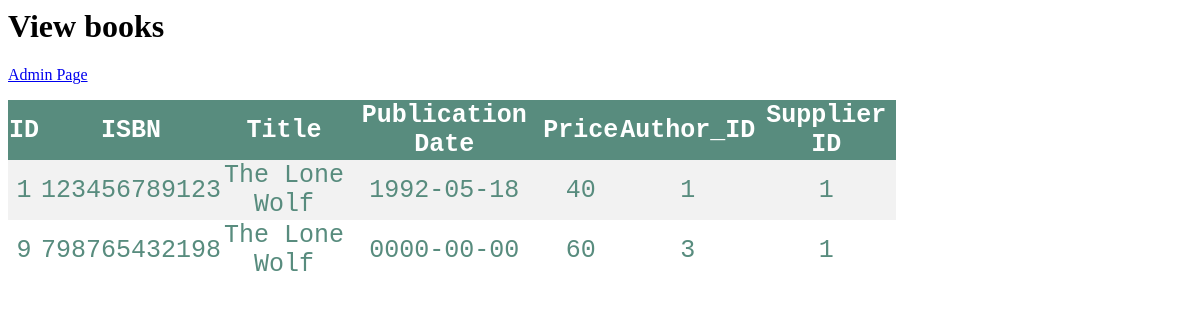
The page /viewbook.php (signed in) on the database its author committed.
### tables this page shows
CREATE TABLE `books` (
  `id` int(11) NOT NULL,
  `ISBN` bigint(11) NOT NULL,
  `Title` varchar(100) NOT NULL,
  `Publication_Date` date NOT NULL,
  `Price` int(11) NOT NULL,
  `Author_ID` int(11) NOT NULL,
  `code` int(11) NOT NULL,
  `ItemNumber` int(11) NOT NULL,
  `supplier_ID` int(11) NOT NULL
);

### viewbook.php (the view, shortened to what this page needs)
<html>
<h1>View books</h1>
	<a href = "adminpage.php"> Admin Page </a>
<body onload>
<?php
    include ("connection.php");
        $bookq = "select * from books";
        $bs = mysqli_query($con, $bookq);
        if($bs && mysqli_num_rows($bs) > 0)
        {
            echo "<form method = 'post' action = ''>";
            echo "<table id = 'table1'>
                <tr>
                <th> ID </th>
                <th> ISBN </th>
                <th> Title </th>
                <th> Publication Date </th>
                <th> Price </th>
                <th> Author_ID</th>
                <th> Supplier ID</th>
                </tr>";
            while($row = $bs -> fetch_assoc())
            {
                echo "
                <tr>
                <td> " .$row['id']. "</td>
                <td> " .$row['ISBN']. "</td>
                <td> " .$row['Title']. "</td>
                <td> " .$row['Publication_Date']. "</td>
                <td> " .$row['Price']. "</td>
                <td> " .$row['Author_ID']. "</td>
                <td> " .$row['supplier_ID']. "</td>
               ";
            }
            echo "</form>";
        }
        else{
            echo "no table";
        }
?>
</body>
</html>

### viewbook.php (style rules this page uses)
table { border-collapse: collapse; width: 75%; color: #588c7e; font-family: monospace; font-size: 25px; text-align: center; align-self: center; }
th { background-color: #588c7e; color: white; }
tr:nth-child(even) { background-color: #f2f2f2; }

### rows shown on the page
books: id "1", ISBN "123456789123", Title "The Lone Wolf", Publication_Date "1992-05-18", Price "40", Author_ID "1", supplier_ID "1"
books: id "9", ISBN "798765432198", Title "The Lone Wolf", Publication_Date "0000-00-00", Price "60", Author_ID "3", supplier_ID "1"
